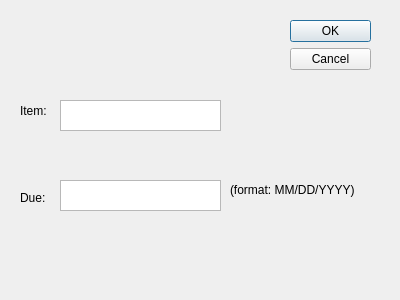
<?xml version="1.0" encoding="UTF-8"?>
<ui version="4.0">
 <class>Dialog</class>
 <widget class="QDialog" name="Dialog">
  <property name="geometry">
   <rect>
    <x>0</x>
    <y>0</y>
    <width>400</width>
    <height>300</height>
   </rect>
  </property>
  <property name="windowTitle">
   <string>Dialog</string>
  </property>
  <widget class="QDialogButtonBox" name="buttonobject">
   <property name="geometry">
    <rect>
     <x>290</x>
     <y>20</y>
     <width>81</width>
     <height>241</height>
    </rect>
   </property>
   <property name="orientation">
    <enum>Qt::Vertical</enum>
   </property>
   <property name="standardButtons">
    <set>QDialogButtonBox::Cancel|QDialogButtonBox::Ok</set>
   </property>
  </widget>
  <widget class="QLabel" name="label">
   <property name="geometry">
    <rect>
     <x>20</x>
     <y>90</y>
     <width>101</width>
     <height>41</height>
    </rect>
   </property>
   <property name="text">
    <string>Item:</string>
   </property>
  </widget>
  <widget class="QLabel" name="label_2">
   <property name="geometry">
    <rect>
     <x>20</x>
     <y>190</y>
     <width>61</width>
     <height>16</height>
    </rect>
   </property>
   <property name="text">
    <string>Due:</string>
   </property>
  </widget>
  <widget class="QPlainTextEdit" name="plainTextEdit">
   <property name="geometry">
    <rect>
     <x>60</x>
     <y>100</y>
     <width>161</width>
     <height>31</height>
    </rect>
   </property>
  </widget>
  <widget class="QPlainTextEdit" name="plainTextEdit_2">
   <property name="geometry">
    <rect>
     <x>60</x>
     <y>180</y>
     <width>161</width>
     <height>31</height>
    </rect>
   </property>
  </widget>
  <widget class="QLabel" name="label_3">
   <property name="geometry">
    <rect>
     <x>230</x>
     <y>180</y>
     <width>151</width>
     <height>20</height>
    </rect>
   </property>
   <property name="text">
    <string>(format: MM/DD/YYYY)</string>
   </property>
  </widget>
 </widget>
 <resources/>
 <connections>
  <connection>
   <sender>buttonobject</sender>
   <signal>accepted()</signal>
   <receiver>Dialog</receiver>
   <slot>accept()</slot>
   <hints>
    <hint type="sourcelabel">
     <x>248</x>
     <y>254</y>
    </hint>
    <hint type="destinationlabel">
     <x>157</x>
     <y>274</y>
    </hint>
   </hints>
  </connection>
  <connection>
   <sender>buttonobject</sender>
   <signal>rejected()</signal>
   <receiver>Dialog</receiver>
   <slot>reject()</slot>
   <hints>
    <hint type="sourcelabel">
     <x>316</x>
     <y>260</y>
    </hint>
    <hint type="destinationlabel">
     <x>286</x>
     <y>274</y>
    </hint>
   </hints>
  </connection>
 </connections>
</ui>
